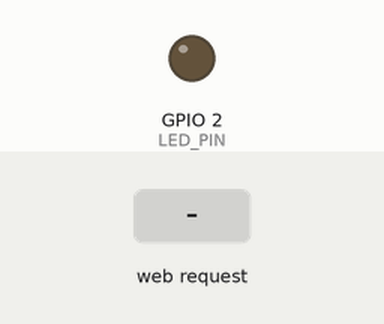
Simulated run of this sketch. Board: ESP32. Parts: output pins drawn as LEDs (lit = HIGH). Inputs (shaded band) come from the test bench. What the sketch prints to the serial monitor is not drawn.

Above: at 1.2 s.
1.3 s: HTTP request GET /set?bri=1 received
At 2.1 s:
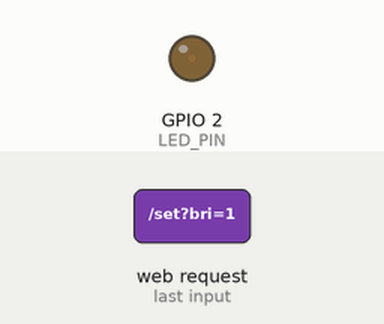
2.8 s: HTTP request GET /set?bri=120 received
At 3.2 s:
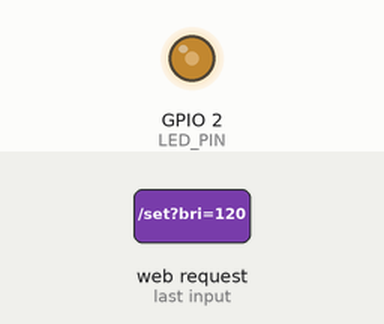
Timing chart, 0 to 5.8 s (numbered marks = the images above; inputs shaded):
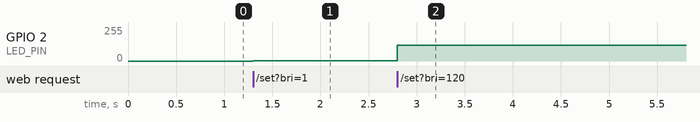

The sketch:

sketch_jun28a.ino
```cpp
#include <WiFi.h>
#include <WebServer.h>

// ===================== AP热点配置 =====================
const char* ap_ssid = "ESP32-032"; // 手机搜到的热点名
const char* ap_pass = "12345678";          // 热点密码，必须≥8位

// ===================== PWM LED配置（实验3接口） =====================
const int LED_PIN = 2;
const int PWM_FREQ = 5000;
const int PWM_RES  = 8;
int brightness = 0; // 存储当前亮度 0~255

WebServer server(80);

// 网页页面：内置range滑块+JS fetch实时发送亮度
String getHtmlPage() {
  String html = R"rawliteral(
<!DOCTYPE html>
<html lang="zh-CN">
<head>
  <meta charset="UTF-8">
  <meta name="viewport" content="width=device-width, initial-scale=1.0">
  <title>ex07 网页无极调光</title>
  <style>
    body {font-family: Arial; text-align: center; margin-top: 60px;}
    .slider {width: 85%; height: 22px; margin: 35px 0;}
    #num {font-size: 26px; font-weight: bold; color: #333;}
  </style>
</head>
<body>
  <h1>ESP32 AP热点调光器</h1>
  <p>拖动滑块控制LED亮度（范围0~255）</p>
  <!-- 题目要求滑动条 -->
  <input type="range" class="slider" id="slide" min="0" max="255" value=")rawliteral"
  + String(brightness) + R"rawliteral(">
  <p>当前亮度数值：<span id="num">)rawliteral" + String(brightness) + R"rawliteral(</span></p>

<script>
  const slider = document.getElementById("slide");
  const showText = document.getElementById("num");
  // 监听滑块拖动事件
  slider.addEventListener("input", function(){
    let val = this.value;
    showText.innerText = val;
    // fetch异步发送亮度到ESP32
    fetch("/set?bri=" + val);
  })
</script>
</body>
</html>
)rawliteral";
  return html;
}

// 主页路由
void handleRoot() {
  server.send(200, "text/html; charset=utf-8", getHtmlPage());
}

// 接收滑块亮度参数
void handleSetBright() {
  if(server.hasArg("bri")){
    brightness = server.arg("bri").toInt();
    // 限制区间防止溢出
    brightness = constrain(brightness, 0, 255);
    ledcWrite(LED_PIN, brightness);
  }
  server.send(204); // 空响应，不刷新页面
}

void setup() {
  Serial.begin(115200);
  // 初始化PWM通道（实验3同款）
  ledcAttach(LED_PIN, PWM_FREQ, PWM_RES);
  ledcWrite(LED_PIN, 0);

  // 开启AP热点模式
  WiFi.mode(WIFI_AP);
  WiFi.softAP(ap_ssid, ap_pass);

  Serial.println("======== AP热点启动成功 ========");
  Serial.print("热点名称：");
  Serial.println(ap_ssid);
  Serial.print("热点密码：");
  Serial.println(ap_pass);
  Serial.print("网页访问地址：http://");
  Serial.println(WiFi.softAPIP()); // 固定地址：192.168.4.1

  // 绑定网页接口
  server.on("/", handleRoot);
  server.on("/set", handleSetBright);
  server.begin();
}

void loop() {
  server.handleClient(); // 持续处理网页请求
}
```

Measured:
- after the input at 1.3 s, GPIO 2 (LED_PIN): 0/255 → 1/255 at once
- after the input at 2.8 s, GPIO 2 (LED_PIN): 1/255 → 120/255 at once
